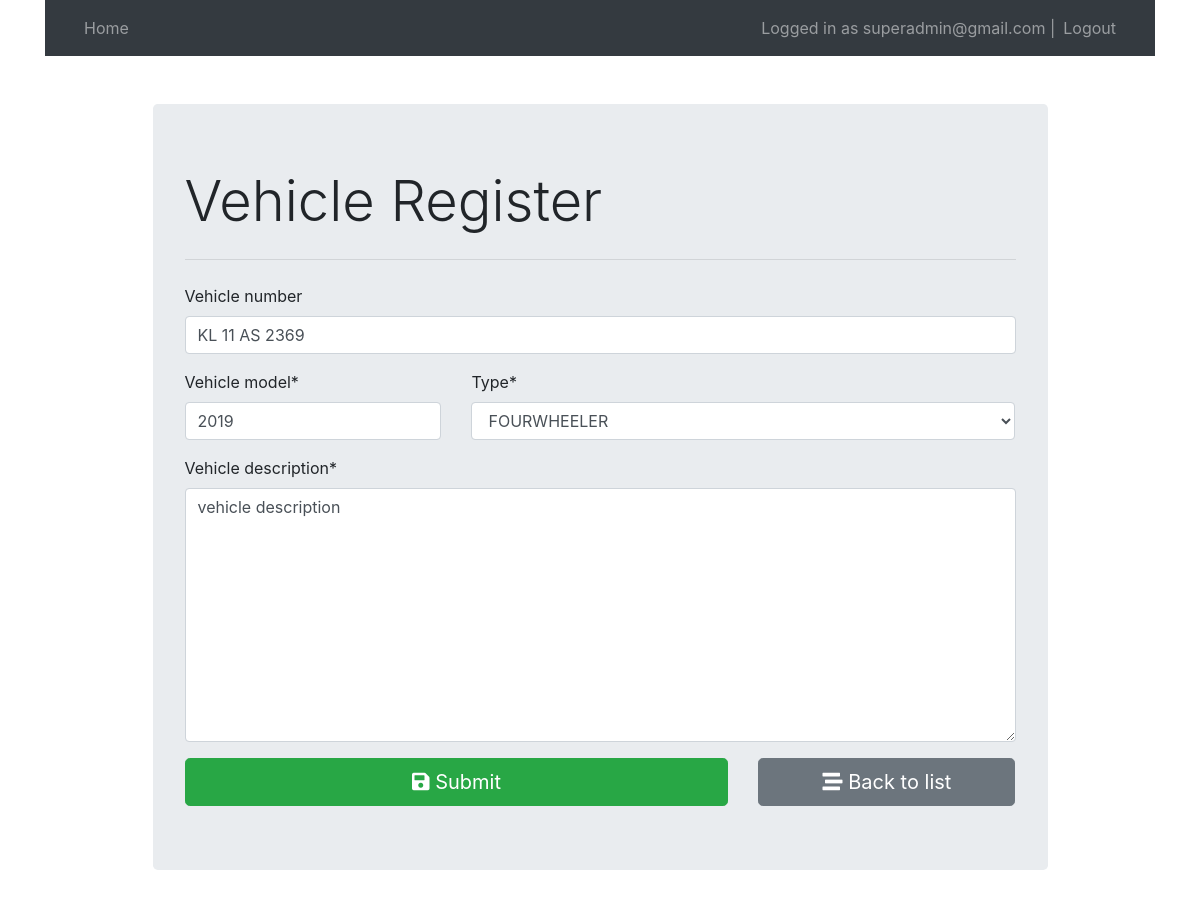
/1/ (signed in), run on the app's committed database.
### account/models.py (models this page shows, shortened)
class Account(AbstractBaseUser):
    email           =models.EmailField(max_length=100,unique=True)
    name            =models.CharField(max_length=50)
    is_admin        =models.BooleanField(default=False)
    is_staff        =models.BooleanField(default=False)
    is_active       =models.BooleanField(default=True)
    is_verified     =models.BooleanField(default=False)
    is_superadmin   =models.BooleanField(default=False)
    USERNAME_FIELD  ='email'
    REQUIRED_FIELDS =['name']
    objects=AccountManager()

### vehicle/models.py (models this page shows, shortened)
class Vehicles(models.Model):
    vehicle_number=models.CharField(max_length=50)
    type=models.ForeignKey(VehicleType,on_delete=models.CASCADE)
    vehicle_model=models.CharField(max_length=10)
    vehicle_description=models.TextField(max_length=200)

### vehicle/views.py (the view, shortened to what this page needs)
# urls.py: path('', views.Vehicle_form,name='vehicle_add'),
@login_required(login_url='login')
def Vehicle_form(request, id=0):
    if request.method == "GET":
        if id == 0:
            form = VehicleForm()
        else:
            vehicle = Vehicles.objects.get(pk=id)
            form = VehicleForm(instance=vehicle)
        return render(request, "vehicleform.html", {'form': form})

### vehicle/forms.py
class VehicleForm(forms.ModelForm):
    class Meta:
        model = Vehicles
        fields = '__all__'
    def __init__(self, *args, **kwargs):
        super(VehicleForm,self).__init__(*args, **kwargs)
        self.fields['vehicle_number'].empty_label = "Select"
        self.fields['vehicle_number'].required = False

### vehicle/models.py (called while the page is built)
    def __str__(self):
        return self.vehicle_type

### templates/vehicleform.html (shortened to what this page needs)
{% extends "base.html" %}
{% load crispy_forms_tags %}
{% block content %}
<form action="" method="post" autocomplete="off">
    {{form.vehicle_number|as_crispy_field}}
    <div class="row">
        <div class="col-md-4">
            {{form.vehicle_model|as_crispy_field}}
        </div>
        <div class="col-md-8">
            {{form.type|as_crispy_field}}
        </div>
    </div>
    {{form.vehicle_description|as_crispy_field}}
    <div class="row">
        <div class="col-md-8">
            <button type="submit" class="btn btn-success btn-block btn-lg"><i class="fas fa-save"></i>
                Submit</button>
        </div>
        <div class="col-md-4">
            <a href="{% url 'list' %}" class="btn btn-secondary btn-block btn-lg">
                <i class="fas fa-stream"></i> Back to list
            </a>
        </div>
    </div>
</form>
{% endblock content %}

### templates/base.html (shortened to what this page needs)
<!DOCTYPE html>
<html lang="en">
<head>
    <link rel="stylesheet" href="https://stackpath.bootstrapcdn.com/bootstrap/4.3.1/css/bootstrap.min.css"
>
    <link rel="stylesheet" href="https://cdnjs.cloudflare.com/ajax/libs/font-awesome/5.11.2/css/all.min.css">
</head>
<body>
    <div class="container">
        <nav class="navbar navbar-expand-lg navbar-dark bg-dark">
            <div class="container-fluid">
              <div>
                <ul class="navbar-nav">
                  <li class="nav-item">
                    <a class="nav-link" href="/list">Home</a>
                  </li>
                </ul>
              </div>
              <div>
                <ul class="navbar-nav">
                  {% if user.is_authenticated %}
                  <span class="navbar-text">Logged in as {{user.email}} | </span>
                  <li class="nav-item">
                    <a class="nav-link" href="/logout">Logout</a>
                  </li>
                  {% else %}
                  <li class="nav-item">
                    <a class="nav-link" href="/login">Login</a>
                  </li>
                  {% endif %}
                </ul>
              </div>
            </div>
          </nav>
        <div class="col-md-10 offset-md-1 mt-5">
            <div class="jumbotron">
                <h1 class="display-4">Vehicle Register</h1>
                <hr class="my-4">
                {% block content %}
                {% endblock content %}
            </div>
        </div>
    </div>
</body>
</html>

### data on the page
Account: email "superadmin@gmail.com"
Vehicles: vehicle_number "KL 11 AS 2369", vehicle_model "2019", type "FOURWHEELER", vehicle_description "vehicle description"
